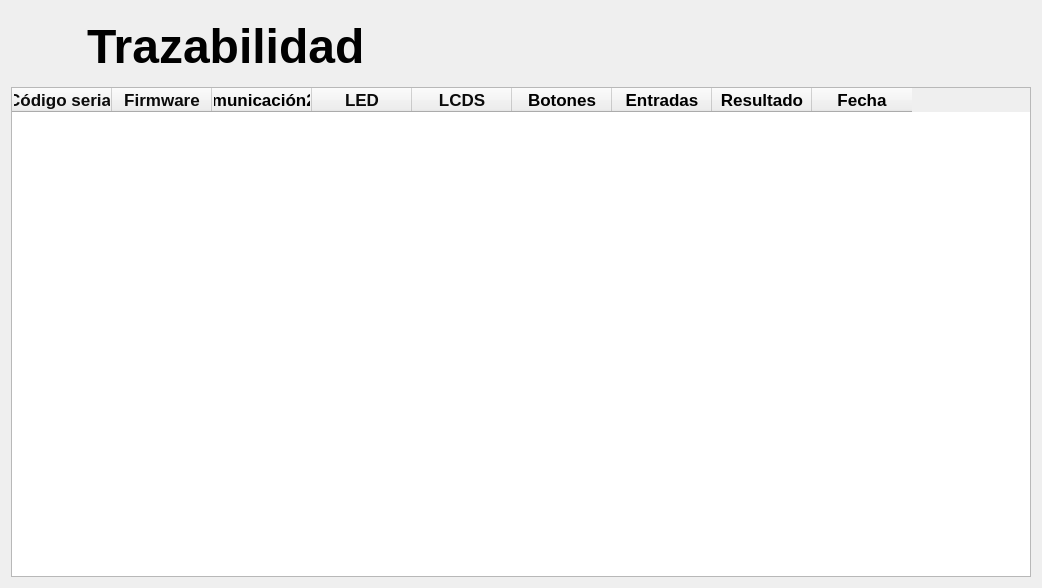
      <widget class="QWidget" name="page_12">
       <layout class="QGridLayout" name="gridLayout_14">
        <item row="0" column="0">
         <layout class="QHBoxLayout" name="horizontalLayout_135">
          <item>
           <widget class="QLabel" name="lblTraceability">
            <property name="minimumSize">
             <size>
              <width>70</width>
              <height>70</height>
             </size>
            </property>
            <property name="maximumSize">
             <size>
              <width>70</width>
              <height>70</height>
             </size>
            </property>
            <property name="text">
             <string/>
            </property>
            <property name="pixmap">
             <pixmap resource="../resources/resources.qrc">:/resources/folder (1).png</pixmap>
            </property>
            <property name="scaledContents">
             <bool>true</bool>
            </property>
           </widget>
          </item>
          <item>
           <widget class="QLabel" name="label_48">
            <property name="minimumSize">
             <size>
              <width>380</width>
              <height>60</height>
             </size>
            </property>
            <property name="maximumSize">
             <size>
              <width>380</width>
              <height>60</height>
             </size>
            </property>
            <property name="font">
             <font>
              <pointsize>36</pointsize>
              <weight>75</weight>
              <bold>true</bold>
             </font>
            </property>
            <property name="text">
             <string>Trazabilidad</string>
            </property>
           </widget>
          </item>
          <item>
           <spacer name="horizontalSpacer_31">
            <property name="orientation">
             <enum>Qt::Horizontal</enum>
            </property>
            <property name="sizeHint" stdset="0">
             <size>
              <width>488</width>
              <height>20</height>
             </size>
            </property>
           </spacer>
          </item>
         </layout>
        </item>
        <item row="1" column="0">
         <widget class="QTableWidget" name="ResultsTable">
          <property name="minimumSize">
           <size>
            <width>1020</width>
            <height>490</height>
           </size>
          </property>
          <property name="font">
           <font>
            <family>Arial</family>
            <pointsize>12</pointsize>
            <weight>50</weight>
            <bold>false</bold>
           </font>
          </property>
          <property name="autoFillBackground">
           <bool>false</bool>
          </property>
          <property name="styleSheet">
           <string notr="true">QTableWidget {
    background-color: #f0f0f0; /* Color de fondo */
    alternate-background-color: #e0e0e0; /* Color de fondo alternativo para filas */
    selection-background-color: #4CAF50; /* Color de fondo de selección */
    selection-color: white; /* Color del texto de selección */
}

QTableWidget::item {
    padding: 3px; /* Espaciado interno de las celdas */
    border-bottom: 1px solid #ccc; /* Borde inferior de las celdas */
}

QTableWidget::item:selected {
    background-color: #4CAF50; /* Color de fondo de la celda seleccionada */
    color: white; /* Color del texto de la celda seleccionada */
}

/*border: 1px solid #00723A
</string>
          </property>
          <property name="frameShape">
           <enum>QFrame::StyledPanel</enum>
          </property>
          <property name="frameShadow">
           <enum>QFrame::Sunken</enum>
          </property>
          <property name="sizeAdjustPolicy">
           <enum>QAbstractScrollArea::AdjustIgnored</enum>
          </property>
          <property name="editTriggers">
           <set>QAbstractItemView::NoEditTriggers</set>
          </property>
          <property name="tabKeyNavigation">
           <bool>true</bool>
          </property>
          <property name="alternatingRowColors">
           <bool>true</bool>
          </property>
          <property name="selectionMode">
           <enum>QAbstractItemView::SingleSelection</enum>
          </property>
          <property name="selectionBehavior">
           <enum>QAbstractItemView::SelectRows</enum>
          </property>
          <property name="textElideMode">
           <enum>Qt::ElideMiddle</enum>
          </property>
          <property name="verticalScrollMode">
           <enum>QAbstractItemView::ScrollPerPixel</enum>
          </property>
          <property name="showGrid">
           <bool>true</bool>
          </property>
          <property name="gridStyle">
           <enum>Qt::NoPen</enum>
          </property>
          <property name="sortingEnabled">
           <bool>true</bool>
          </property>
          <attribute name="horizontalHeaderCascadingSectionResizes">
           <bool>false</bool>
          </attribute>
          <attribute name="horizontalHeaderMinimumSectionSize">
           <number>39</number>
          </attribute>
          <attribute name="horizontalHeaderHighlightSections">
           <bool>true</bool>
          </attribute>
          <attribute name="horizontalHeaderStretchLastSection">
           <bool>false</bool>
          </attribute>
          <attribute name="verticalHeaderVisible">
           <bool>false</bool>
          </attribute>
          <attribute name="verticalHeaderDefaultSectionSize">
           <number>30</number>
          </attribute>
          <attribute name="verticalHeaderStretchLastSection">
           <bool>false</bool>
          </attribute>
          <column>
           <property name="text">
            <string>Código serial</string>
           </property>
           <property name="font">
            <font>
             <family>Arial</family>
             <pointsize>13</pointsize>
             <weight>75</weight>
             <bold>true</bold>
            </font>
           </property>
           <property name="foreground">
            <brush brushstyle="SolidPattern">
             <color alpha="255">
              <red>11</red>
              <green>11</green>
              <blue>11</blue>
             </color>
            </brush>
           </property>
          </column>
          <column>
           <property name="text">
            <string>Firmware</string>
           </property>
           <property name="font">
            <font>
             <family>Arial</family>
             <pointsize>13</pointsize>
             <weight>75</weight>
             <bold>true</bold>
            </font>
           </property>
           <property name="foreground">
            <brush brushstyle="SolidPattern">
             <color alpha="255">
              <red>11</red>
              <green>11</green>
              <blue>11</blue>
             </color>
            </brush>
           </property>
          </column>
          <column>
           <property name="text">
            <string>Comunicación232</string>
           </property>
           <property name="font">
            <font>
             <pointsize>13</pointsize>
             <weight>75</weight>
             <bold>true</bold>
            </font>
           </property>
          </column>
          <column>
           <property name="text">
            <string>LED</string>
           </property>
           <property name="font">
            <font>
             <family>Arial</family>
             <pointsize>13</pointsize>
             <weight>75</weight>
             <bold>true</bold>
            </font>
           </property>
           <property name="foreground">
            <brush brushstyle="SolidPattern">
             <color alpha="255">
              <red>11</red>
              <green>11</green>
              <blue>11</blue>
             </color>
            </brush>
           </property>
          </column>
          <column>
           <property name="text">
            <string>LCDS</string>
           </property>
           <property name="font">
            <font>
             <family>Arial</family>
             <pointsize>13</pointsize>
             <weight>75</weight>
             <bold>true</bold>
            </font>
           </property>
           <property name="foreground">
            <brush brushstyle="SolidPattern">
             <color alpha="255">
              <red>11</red>
              <green>11</green>
              <blue>11</blue>
             </color>
            </brush>
           </property>
          </column>
          <column>
           <property name="text">
            <string>Botones</string>
           </property>
           <property name="font">
            <font>
             <family>Arial</family>
             <pointsize>13</pointsize>
             <weight>75</weight>
             <bold>true</bold>
            </font>
           </property>
          </column>
          <column>
           <property name="text">
            <string>Entradas</string>
           </property>
           <property name="font">
            <font>
             <family>Arial</family>
             <pointsize>13</pointsize>
             <weight>75</weight>
             <bold>true</bold>
            </font>
           </property>
          </column>
          <column>
           <property name="text">
            <string>Resultado</string>
           </property>
           <property name="font">
            <font>
             <family>Arial</family>
             <pointsize>13</pointsize>
             <weight>75</weight>
             <bold>true</bold>
            </font>
           </property>
          </column>
          <column>
           <property name="text">
            <string>Fecha</string>
           </property>
           <property name="font">
            <font>
             <family>Arial</family>
             <pointsize>13</pointsize>
             <weight>75</weight>
             <bold>true</bold>
            </font>
           </property>
          </column>
         </widget>
        </item>
       </layout>
      </widget>
